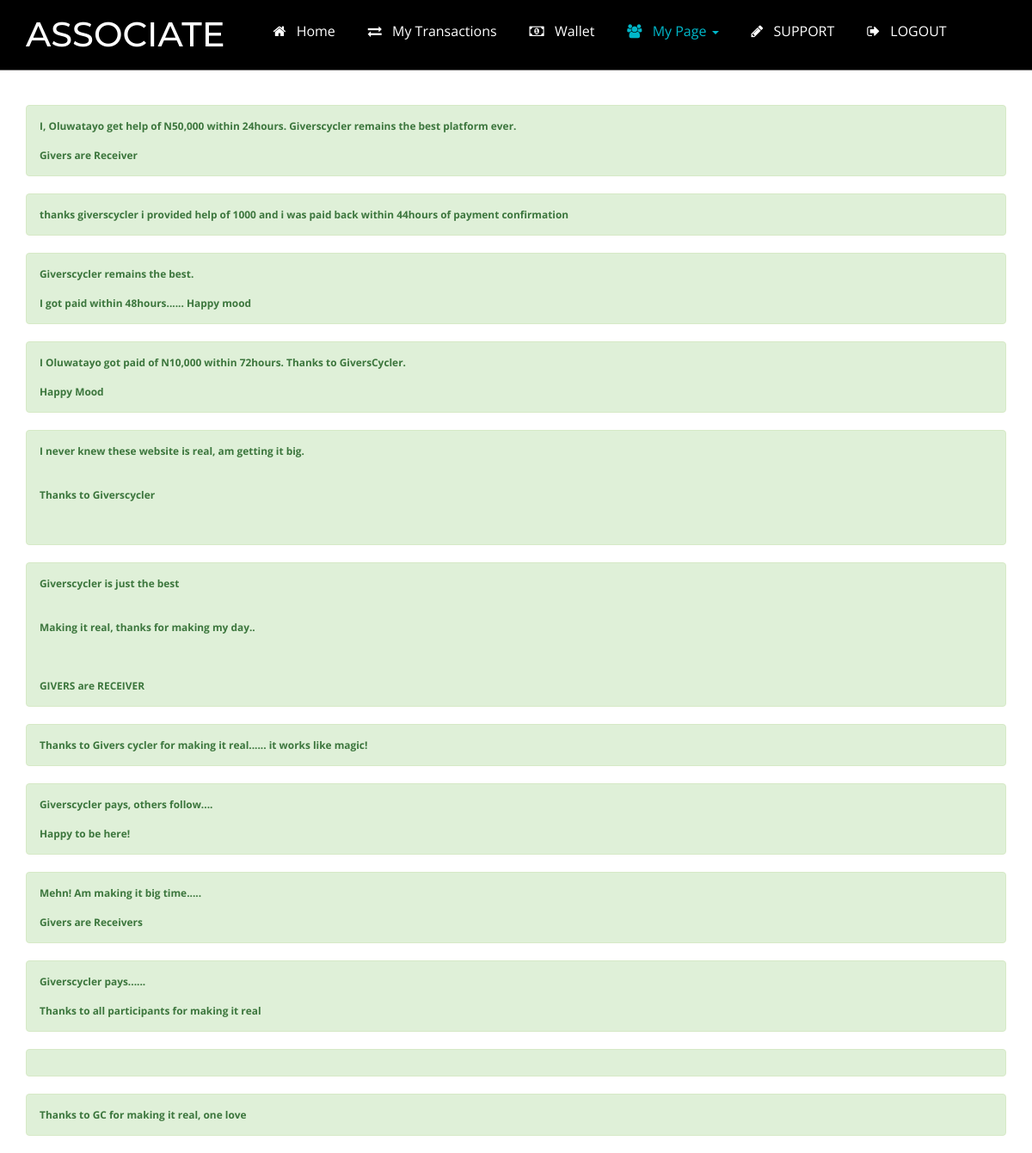
Page /gh-testimonial.php (signed in) on the committed database.
### tables this page shows
CREATE TABLE `testimonies` (
  `testimonial_id` int(255) NOT NULL,
  `participantID` varchar(255) NOT NULL,
  `gh_letter` longtext NOT NULL,
  `date_written` varchar(255) NOT NULL
);

### config.php (called while the page is built, shortened)
<?php
try
{
	$con = new PDO("mysql:host=localhost;dbname=ponzi_mmm", 'root', '');
	$con->setAttribute(PDO::ATTR_ERRMODE, PDO::ERRMODE_EXCEPTION);
}
catch(PDOException $e)
{
?>
	<script>
	alert("Could not connect to database, error submitted successfully to Log file");
	</script>
<?php
	file_put_contents("errorlog.txt", $e->getMessage(), FILE_APPEND);
}
if(!function_exists("rows")){
	function rows($query)
	{
		global $con;
		$q = $con->prepare($query);
		$r = $q->execute();
		$count = $q->rowCount();
		return $count;
	}
}
if(isset($_SESSION["username"]))
{
	$username = $_SESSION["username"];
}
?>

### gh-testimonial.php (the view, shortened to what this page needs)
<?php
require "config.php";
if(isset($username))
{
	$getuinfo = $con->prepare("SELECT * FROM `participant` where email='$username'");
	$getuinfo->execute();
	$ginfo = $getuinfo->fetch(PDO::FETCH_ASSOC);
	$pid = $ginfo['pid'];
	$participant_name = $ginfo['name'];
	$getbank = rows("select * from bankaccount where participant='$pid'");
}
else
{
	redirect_to("office");
}
?>
<!DOCTYPE html>
<html>
<head>
	<link rel="stylesheet" href="css/bootstrap.min.css" type="text/css" media="all">
	<link rel="stylesheet" href="css/style.css" type="text/css" media="all">
	<link rel="stylesheet" href="css/font-awesome.min.css" />
		<link rel="stylesheet" href="css/flexslider.css" type="text/css" media="screen" />
</head>
<body>
	<div class="w3l-banners">
		<div class="header">
				<div class="top-bar" style="background: black">
				<div class="container">
					<div class="header-nav">
						<nav class="navbar navbar-default">
							<div class="navbar-header">
								<h1><a class="navbar-brand" href="index.html">Associate</a></h1>
							</div>
							<div class="collapse navbar-collapse nav-wil" id="bs-example-navbar-collapse-1">
								<ul class="nav navbar-nav">
									<li><a href="dashboard"><i class='fa fa-home'></i> Home</a></li>
									<?php if($getbank == 0){ ?> <li><a href="account"><i class='fa fa-money'></i> Account</a></li><?php } else { ?> <li><a href="transactions"><i class='fa fa-exchange'></i> My Transactions</a></li><?php }?>
									<?php if($getbank != 0){ ?> <li><a href="wallet"><i class='fa fa-money'></i> Wallet</a></li> <?php }?>
									<li class="dropdown">
										<a href="#" class="dropdown-toggle active" data-toggle="dropdown" aria-expanded="false"><i class='fa fa-users'></i> My Page <b class="caret"></b></a>
									</li>
									<li><a href="ticket"><i class='fa fa-pencil'></i> SUPPORT</a></li>
									<li><a href="logoff"><i class='fa fa-sign-out'></i> LOGOUT</a></li>
								</ul>
							</div>
						</nav>
					</div>
				</div>
			</div>
	</div>
		<div class="container">
			<div class="flexslider-info">
				<br><br>
			<?php
			if(isset($_GET["ghID"]))
			{
				$ghID = $_GET['ghID'];
			?>
				<div class="col-md-12">
					<div class="panel panel-default">
						<div class="panel-body">
							<B>LETTER OF HAPPINESS</B>
							<br><br>
							<form method='POST' action='action'>
								<input type='hidden' name='pid' value='<?php echo $pid;?>'>
								<input type='hidden' name='ghID' value='<?php echo $ghID;?>'>
								<textarea class='form-control' rows='8' name='gh-testimonial' required>I, <?php echo ucfirst($participant_name);?>, </textarea>
								<br>
							<font color='red'>Writing letter of happiness promotes the community</font><br>
							<button class='btn btn-success btn-lg' name='submit_ghletter'>Submit Testimony</button>
						</div>
					</div>
				</div>
			<?php
			}
			else
			{
				$alltestimonies = $con->prepare("select * from testimonies where participantID='$pid'");
				$alltestimonies->execute();
				$alltestimonies_row = rows("select * from testimonies where participantID='$pid'");
				if($alltestimonies_row == 0)
				{
				?>
					<center><b>You do not have any Testimony in the system yet!</b></center>
				<?php
				}
				else
				{
					for($i=1; $i<=$alltestimonies_row; $i++)
					{
						$alltestimoniesINFO = $alltestimonies->fetch(PDO::FETCH_ASSOC);
						$gh_letter = $alltestimoniesINFO['gh_letter'];
					?>
						<div class='alert alert-success'><b><?php echo nl2br($gh_letter);?></b></div>
					<?php
					}
				}
			}
			?>
			</div>
		</div>
	</div>
</body>
</html>

### css/style.css (style rules this page uses)
body { padding: 0; margin: 0; background: #FFF; font-family: 'Open Sans', sans-serif; cursor: url(../images/my-mouse-pointer.png), auto; }
body a { transition: 0.5s all; -webkit-transition: 0.5s all; -moz-transition: 0.5s all; -o-transition: 0.5s all; -ms-transition: 0.5s all; text-decoration: none; }
h1, h2, h3, h4, h5, h6 { margin: 0; padding: 0; font-family: 'Montserrat', sans-serif; }
ul { margin: 0; padding: 0; }
.top-bar { width: 100%; padding: 10px 0 4px; position: relative; border-bottom: 1px solid #737171; }
.navbar { margin-bottom: 0; }
.navbar-nav { float: right; width: 80%; margin-top: -15px; margin-right: -48px }
.navbar-default { background:none; border-color: #012231; }
.navbar-default .navbar-brand { font-family: 'Montserrat', sans-serif; color: #fff !important; font-size: 40px; text-decoration: none; text-transform: uppercase; }
.navbar-default .navbar-collapse, .navbar-default .navbar-form { padding: 0; }
.navbar { position: relative; min-height: inherit; }
.navbar-header { margin-top: 20px; }
.navbar-default .navbar-nav > li > a { color: #fff; font-size: 16px; }
.navbar-nav > li > a { padding-top: 25px; padding-bottom: 25px; }
.navbar-brand { height: 0; padding: 0; }
.navbar { border-radius: 0px; border:none; }
.navbar-default .navbar-nav > li > a:hover, .navbar-default .navbar-nav > li > a:focus ,.navbar-default .navbar-nav > li > a.active { color:#00b7c9; }
.navbar { border-radius: 0px; border: none; padding: 0px 0; float: left; width: 95%; }
.alert { font-size: 0.85em; }
li { list-style-type: none; }
.fa { font-family: 'ElegantIcons'; font-style: normal; font-weight: normal; font-variant: normal; text-transform: none; line-height: 1; margin: 8px; }

### rows in the picture
testimonies: gh_letter "I, Oluwatayo get help of N50,000 within 24hours. Giverscycler remains the best platform ever. Givers are Receiver"
testimonies: gh_letter "thanks giverscycler i provided help of 1000 and i was paid back within 44hours of payment confirmation"
testimonies: gh_letter "Giverscycler remains the best. I got paid within 48hours...... Happy mood"
testimonies: gh_letter "I Oluwatayo got paid of N10,000 within 72hours. Thanks to GiversCycler. Happy Mood"
testimonies: gh_letter "I never knew these website is real, am getting it big. Thanks to Giverscycler"
testimonies: gh_letter "Giverscycler is just the best Making it real, thanks for making my day.. GIVERS are RECEIVER"
testimonies: gh_letter "Thanks to Givers cycler for making it real...... it works like magic!"
testimonies: gh_letter "Giverscycler pays, others follow.... Happy to be here!"
testimonies: gh_letter "Mehn! Am making it big time..... Givers are Receivers"
testimonies: gh_letter "Giverscycler pays...... Thanks to all participants for making it real"
testimonies: gh_letter "Thanks to GC for making it real, one love"
